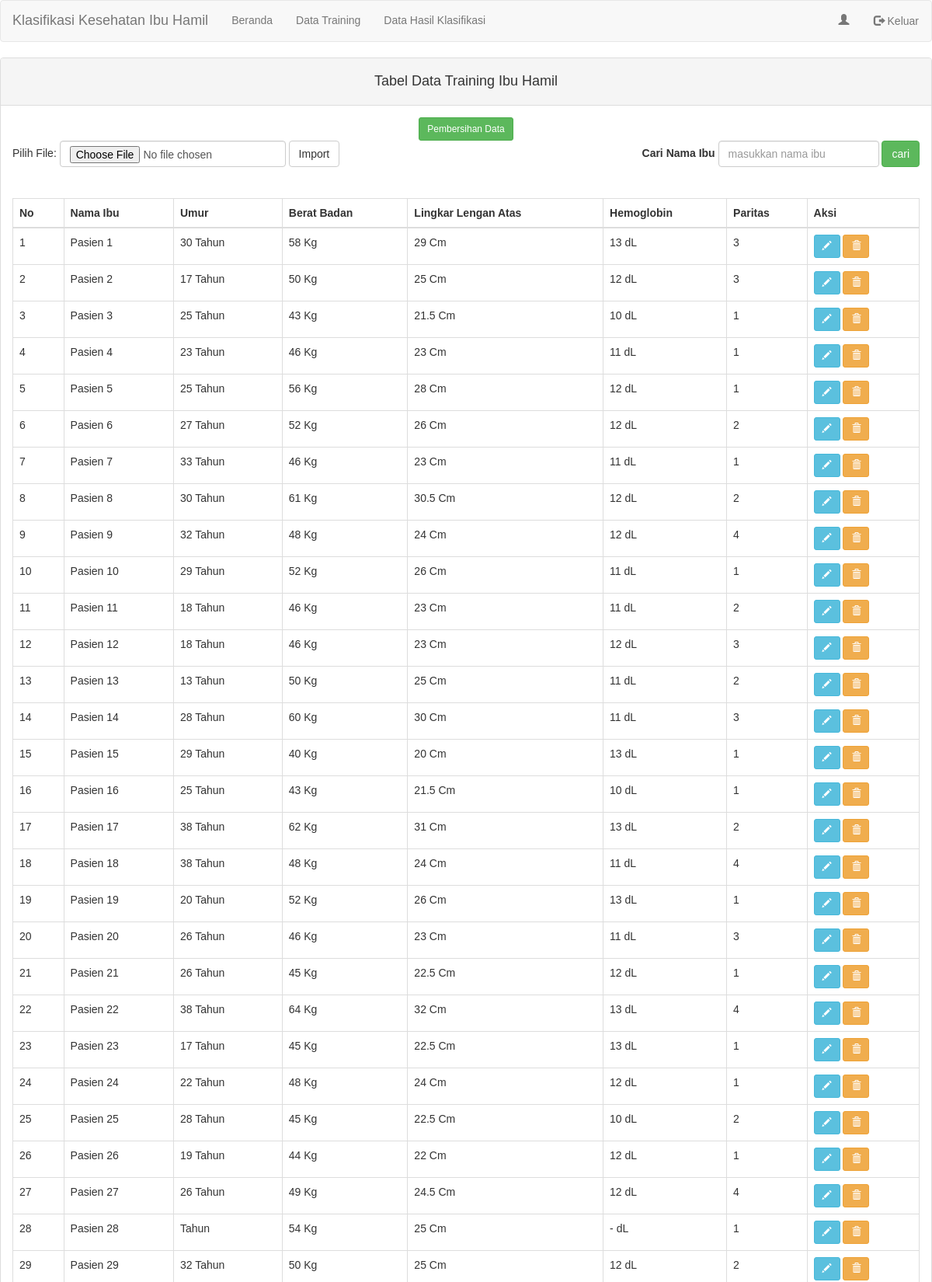
Screenshot of /admin/data-admin.php (upper part) with the database file from the repository.
### tables this page shows
CREATE TABLE `ibu_hamil` (
  `id_ibu` int(11) NOT NULL,
  `nama_ibu` varchar(255) DEFAULT NULL,
  `lahir_ibu` varchar(255) DEFAULT NULL,
  `berat_badan` varchar(255) DEFAULT NULL,
  `lingkar_lengan_atas` varchar(255) DEFAULT NULL,
  `hemoglobin` varchar(255) DEFAULT NULL,
  `paritas` varchar(255) DEFAULT NULL
);

### admin/data-admin.php (the view, shortened to what this page needs)
<?php
	include "../koneksi.php";
 ?>
 <!DOCTYPE html>
 <html>
 <head>
 	<head>
    <link rel="stylesheet" href="https://maxcdn.bootstrapcdn.com/bootstrap/3.4.0/css/bootstrap.min.css"><link rel="stylesheet" href="../assets/css/Footer-Basic.css">
    <link rel="stylesheet" href="../assets/css/styles.css">
</head>
 </head>
 <body>
 <nav class="navbar navbar-default">
  <div class="container-fluid">
    <div class="navbar-header">
      <a class="navbar-brand" href="index-admin.php">Klasifikasi Kesehatan Ibu Hamil</a>
    </div>
    <ul class="nav navbar-nav">
      <li><a href="index-admin.php">Beranda</a></li>
      <li><a href="data-admin.php">Data Training</a></li>
      <li><a href="tabel-hamil.php">Data Hasil Klasifikasi</a></li>
    </ul>
    <ul class="nav navbar-nav navbar-right">
      <li><a href="edit-profil.php"><span class="glyphicon glyphicon-user"></span> <?php echo $_SESSION['nama']; ?></a></li>
      <li>
            <a class="btn" href="logout.php">
            <span class="glyphicon glyphicon-log-out"></span> Keluar</a></li>
    </ul>
  </div>
</nav>
 	<div class="panel panel-default">
 		<div class="panel-heading">
 			<h4 class="text-center"> Tabel Data Training Ibu Hamil</h4>
 		</div>
 		<div class="panel-body">
      <center>
       <a href="bersih-pol.php" class="btn btn-success btn-sm btn-fill">Pembersihan Data</a>
     </center>
        <form class="form-inline pull-right" action="" method="post">
          <div class="form-group">
          <label> Cari Nama Ibu</label>
              <input type="text" class="form-control" name="cariibu" placeholder="masukkan nama ibu">
          </div>
          <div class="form-group">
            <input class="btn btn-fill btn-success" type="submit"  value="cari" name="button" id="button">
          </div>
        </form>
       <form class="form-inline" method="post" enctype="multipart/form-data" action="ibu/upload_ibu.php" >
        <div class="form-group">
          Pilih File:
        <input class="form-control" name="databaru" type="file" required="required">
       <input name="upload" class="btn btn-default" type="submit" value="Import">
        </div>
      </form>
      <br><br>
 			<div class="table-responsive">
 				<table class="table table-hover table-bordered">
 					<thead>
 						<tr>
 							<th>No</th>
 							<th>Nama Ibu</th>
 							<th>Umur</th>
 							<th>Berat Badan</th>
 							<th>Lingkar Lengan Atas</th>
 							<th>Hemoglobin</th>
 							<th>Paritas</th>
 							<th>Aksi</th>
 						</tr>
 					</thead>
 					<tbody>
 						<?php
            if (isset($_POST['cariibu'])) {
                $cari = $_POST['cariibu'];
                $sql = "SELECT * FROM ibu_hamil where nama_ibu LIKE '$cari%' or nama_ibu LIKE '%$cari%' or nama_ibu LIKE '%$cari' ";
              }
              else{
                $sql = "SELECT * FROM ibu_hamil";
              }
                        $no  = 1;
                        foreach ($dbh->query($sql) as $data) :
                        ?>
                        <tr>
                        	<td> <?php echo $no; ?> </td>
                        	<td> <?php echo $data['nama_ibu']; ?></td>
                        	<td> <?php echo $data['lahir_ibu']; ?> Tahun</td>
                        	<td> <?php echo $data['berat_badan']; ?> Kg</td>
                        	<td> <?php echo $data['lingkar_lengan_atas']; ?> Cm</td>
                        	<td> <?php echo $data['hemoglobin']; ?> dL</td>
                        	<td> <?php echo $data['paritas']; ?></td>
                        	<td>
                        		<a href="ibu/ibu-edit.php?id_ibu=<?php echo $data['id_ibu'] ?>" class="btn btn-info btn-sm btn-fill">
                                        <span class="glyphicon glyphicon-pencil">
									</a>
								<a class="btn btn-warning btn-sm btn-fill" href="ibu/ibu-hapus.php?id_ibu=<?php echo $data['id_ibu'] ?>" onclick="return confirm('Apa anda yakin dengan penghapusan data?');">
                               	<span class="glyphicon glyphicon-trash">
								</a>
                        	</td>
                        </tr>
                        <?php
                        $no++;
                        endforeach;
                         ?>
 					</tbody>
 				</table>
 			</div>
 		</div>
 	</div>
 </body>
 </html>

### assets/css/styles.css (style rules this page uses)
body, html { height: 100%; margin: 0; font-family: Arial, Helvetica, sans-serif; }

### rows the page displays
ibu_hamil: nama_ibu "Pasien 1", lahir_ibu "30", berat_badan "58", lingkar_lengan_atas "29", hemoglobin "13", paritas "3"
ibu_hamil: nama_ibu "Pasien 2", lahir_ibu "17", berat_badan "50", lingkar_lengan_atas "25", hemoglobin "12", paritas "3"
ibu_hamil: nama_ibu "Pasien 3", lahir_ibu "25", berat_badan "43", lingkar_lengan_atas "21.5", hemoglobin "10", paritas "1"
ibu_hamil: nama_ibu "Pasien 4", lahir_ibu "23", berat_badan "46", lingkar_lengan_atas "23", hemoglobin "11", paritas "1"
ibu_hamil: nama_ibu "Pasien 5", lahir_ibu "25", berat_badan "56", lingkar_lengan_atas "28", hemoglobin "12", paritas "1"
ibu_hamil: nama_ibu "Pasien 6", lahir_ibu "27", berat_badan "52", lingkar_lengan_atas "26", hemoglobin "12", paritas "2"
ibu_hamil: nama_ibu "Pasien 7", lahir_ibu "33", berat_badan "46", lingkar_lengan_atas "23", hemoglobin "11", paritas "1"
ibu_hamil: nama_ibu "Pasien 8", lahir_ibu "30", berat_badan "61", lingkar_lengan_atas "30.5", hemoglobin "12", paritas "2"
ibu_hamil: nama_ibu "Pasien 9", lahir_ibu "32", berat_badan "48", lingkar_lengan_atas "24", hemoglobin "12", paritas "4"
ibu_hamil: nama_ibu "Pasien 10", lahir_ibu "29", berat_badan "52", lingkar_lengan_atas "26", hemoglobin "11", paritas "1"
ibu_hamil: nama_ibu "Pasien 11", lahir_ibu "18", berat_badan "46", lingkar_lengan_atas "23", hemoglobin "11", paritas "2"
ibu_hamil: nama_ibu "Pasien 12", lahir_ibu "18", berat_badan "46", lingkar_lengan_atas "23", hemoglobin "12", paritas "3"
ibu_hamil: nama_ibu "Pasien 13", lahir_ibu "13", berat_badan "50", lingkar_lengan_atas "25", hemoglobin "11", paritas "2"
ibu_hamil: nama_ibu "Pasien 14", lahir_ibu "28", berat_badan "60", lingkar_lengan_atas "30", hemoglobin "11", paritas "3"
ibu_hamil: nama_ibu "Pasien 15", lahir_ibu "29", berat_badan "40", lingkar_lengan_atas "20", hemoglobin "13", paritas "1"
ibu_hamil: nama_ibu "Pasien 16", lahir_ibu "25", berat_badan "43", lingkar_lengan_atas "21.5", hemoglobin "10", paritas "1"
ibu_hamil: nama_ibu "Pasien 17", lahir_ibu "38", berat_badan "62", lingkar_lengan_atas "31", hemoglobin "13", paritas "2"
ibu_hamil: nama_ibu "Pasien 18", lahir_ibu "38", berat_badan "48", lingkar_lengan_atas "24", hemoglobin "11", paritas "4"
ibu_hamil: nama_ibu "Pasien 19", lahir_ibu "20", berat_badan "52", lingkar_lengan_atas "26", hemoglobin "13", paritas "1"
ibu_hamil: nama_ibu "Pasien 20", lahir_ibu "26", berat_badan "46", lingkar_lengan_atas "23", hemoglobin "11", paritas "3"
ibu_hamil: nama_ibu "Pasien 21", lahir_ibu "26", berat_badan "45", lingkar_lengan_atas "22.5", hemoglobin "12", paritas "1"
ibu_hamil: nama_ibu "Pasien 22", lahir_ibu "38", berat_badan "64", lingkar_lengan_atas "32", hemoglobin "13", paritas "4"
ibu_hamil: nama_ibu "Pasien 23", lahir_ibu "17", berat_badan "45", lingkar_lengan_atas "22.5", hemoglobin "13", paritas "1"
ibu_hamil: nama_ibu "Pasien 24", lahir_ibu "22", berat_badan "48", lingkar_lengan_atas "24", hemoglobin "12", paritas "1"
ibu_hamil: nama_ibu "Pasien 25", lahir_ibu "28", berat_badan "45", lingkar_lengan_atas "22.5", hemoglobin "10", paritas "2"
ibu_hamil: nama_ibu "Pasien 26", lahir_ibu "19", berat_badan "44", lingkar_lengan_atas "22", hemoglobin "12", paritas "1"
ibu_hamil: nama_ibu "Pasien 27", lahir_ibu "26", berat_badan "49", lingkar_lengan_atas "24.5", hemoglobin "12", paritas "4"
ibu_hamil: nama_ibu "Pasien 28", berat_badan "54", lingkar_lengan_atas "25", hemoglobin "-", paritas "1"
ibu_hamil: nama_ibu "Pasien 29", lahir_ibu "32", berat_badan "50", lingkar_lengan_atas "25", hemoglobin "12", paritas "2"
